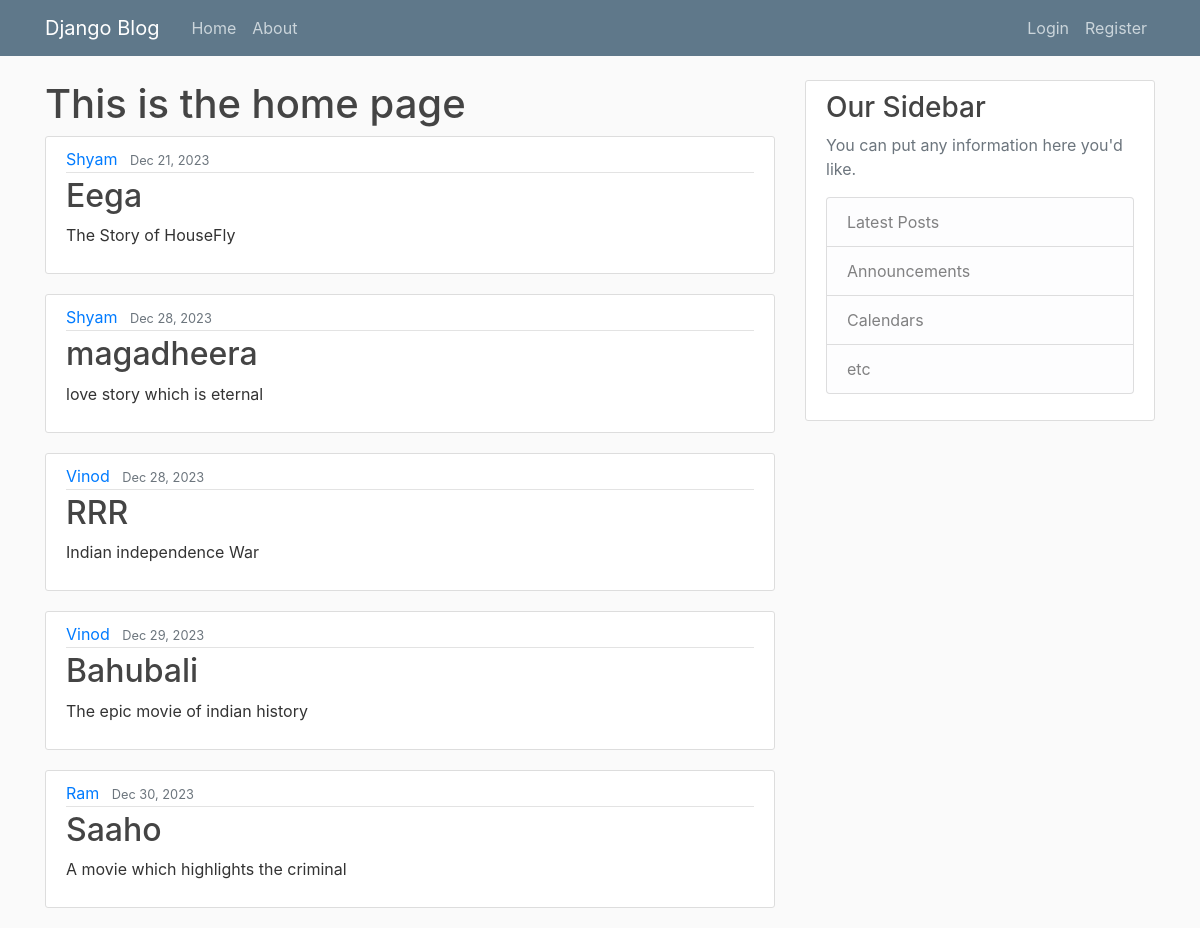
The page / on the database its author committed.
### blog/models.py (models this page shows, shortened)
class Post(models.Model):
    title = models.CharField(max_length=100)
    content = models.TextField()
    date_posted = models.DateTimeField(default=timezone.now)
    author = models.ForeignKey(User, on_delete=models.CASCADE)

### blog/views.py (the view)
# urls.py: path('',views.home, name='blog_home'),
def home(request):
    context = {
        'posts':Post.objects.all()
    }
    return render(request,'blog/home.html',context)

### blog/templates/blog/home.html
{% extends "blog/base.html" %}
{% block content %}
    <h1>This is the home page</h1>
    {% for post in posts %}
        <article class="media content-section">
            <div class="media-body">
              <div class="article-metadata">
                <a class="mr-2" href="#">{{ post.author }}</a>
                <small class="text-muted">{{ post.date_posted| date:"M d, Y" }}</small>
              </div>
              <h2><a class="article-title" href="#">{{ post.title }}</a></h2>
              <p class="article-content">{{ post.content }}</p>
            </div>
          </article>
    {% endfor %}
{% endblock %}

### blog/static/blog/main.css (style rules this page uses)
body { background: #fafafa; color: #333333; margin-top: 5rem; }
h1, h2, h3, h4, h5, h6 { color: #444444; }
.content-section { background: #ffffff; padding: 10px 20px; border: 1px solid #dddddd; border-radius: 3px; margin-bottom: 20px; }
.article-title { color: #444444; }
.article-content { white-space: pre-line; }
.article-metadata { padding-bottom: 1px; margin-bottom: 4px; border-bottom: 1px solid #e3e3e3 }

### rows shown on the page
Post: author "Shyam", date_posted "Dec 21, 2023", title "Eega", content "The Story of HouseFly"
Post: author "Shyam", date_posted "Dec 28, 2023", title "magadheera", content "love story which is eternal"
Post: author "Vinod", date_posted "Dec 28, 2023", title "RRR", content "Indian independence War"
Post: author "Vinod", date_posted "Dec 29, 2023", title "Bahubali", content "The epic movie of indian history"
Post: author "Ram", date_posted "Dec 30, 2023", title "Saaho", content "A movie which highlights the criminal"
